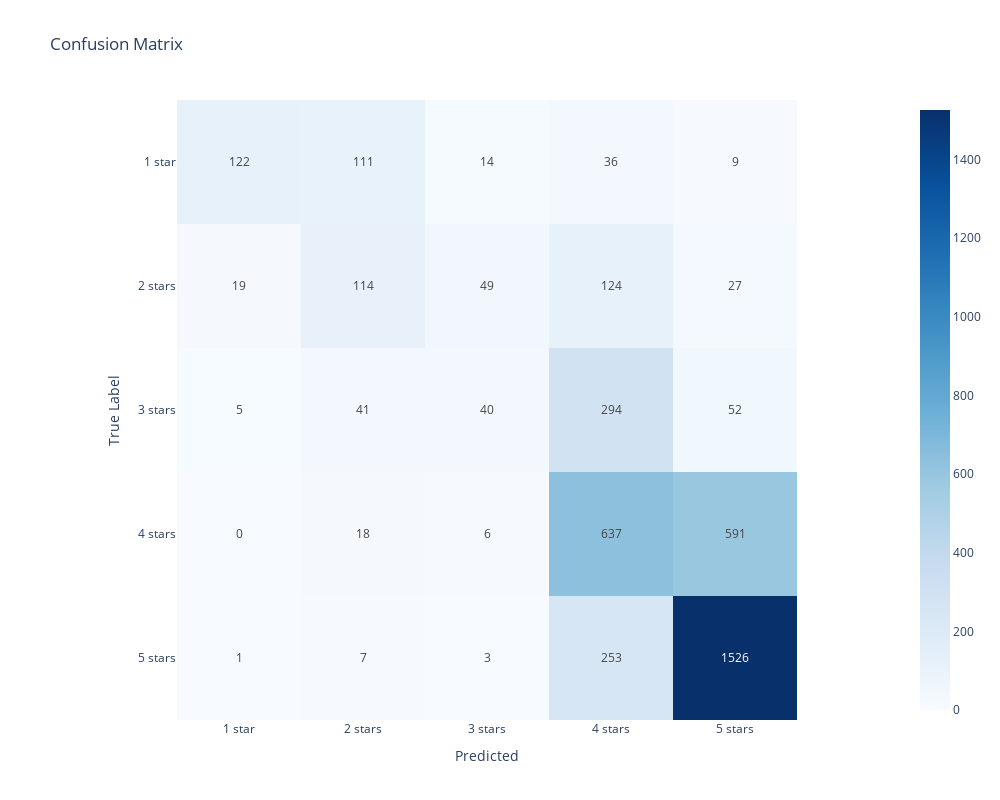

This figure's notebook cell:
### Markdown cell above
Without Logistic regression, we don't even have a diagonal result.
Let's try change the vectorizer with countvectorizr

### Code cell
# instantiate the Model class with text and labels (X and y), a multinomial naive bayes model and a tfidf vectorizer
model_clf = Model(X, y, MultinomialNB(), CountVectorizer(preprocessor=preprocess_text))

# fit the model
model_clf.fit()

# predict and generate classification report
model_clf.report(class_labels)

### Figure 1 — Plotly figure (JSON) as saved in the notebook; plotly's stock layout.template omitted (floating-point values rounded to 4 significant figures)
{"data": [{"coloraxis": "coloraxis", "hovertemplate": "Predicted: %{x}<br>True Label: %{y}<br>color: %{z}<extra></extra>", "name": "0", "texttemplate": "%{z}", "type": "heatmap", "x": ["1 star", "2 stars", "3 stars", "4 stars", "5 stars"], "xaxis": "x", "y": ["1 star", "2 stars", "3 stars", "4 stars", "5 stars"], "yaxis": "y", "z": [[122, 111, 14, 36, 9], [19, 114, 49, 124, 27], [5, 41, 40, 294, 52], [0, 18, 6, 637, 591], [1, 7, 3, 253, 1526]]}], "layout": {"coloraxis": {"colorscale": [[0, "rgb(247,251,255)"], [0.125, "rgb(222,235,247)"], [0.25, "rgb(198,219,239)"], [0.375, "rgb(158,202,225)"], [0.5, "rgb(107,174,214)"], [0.625, "rgb(66,146,198)"], [0.75, "rgb(33,113,181)"], [0.875, "rgb(8,81,156)"], [1, "rgb(8,48,107)"]]}, "height": 800, "title": {"text": "Confusion Matrix"}, "width": 1000, "xaxis": {"anchor": "y", "constrain": "domain", "domain": [0, 1], "scaleanchor": "y", "title": {"text": "Predicted"}}, "yaxis": {"anchor": "x", "autorange": "reversed", "constrain": "domain", "domain": [0, 1], "title": {"text": "True Label"}}}}
